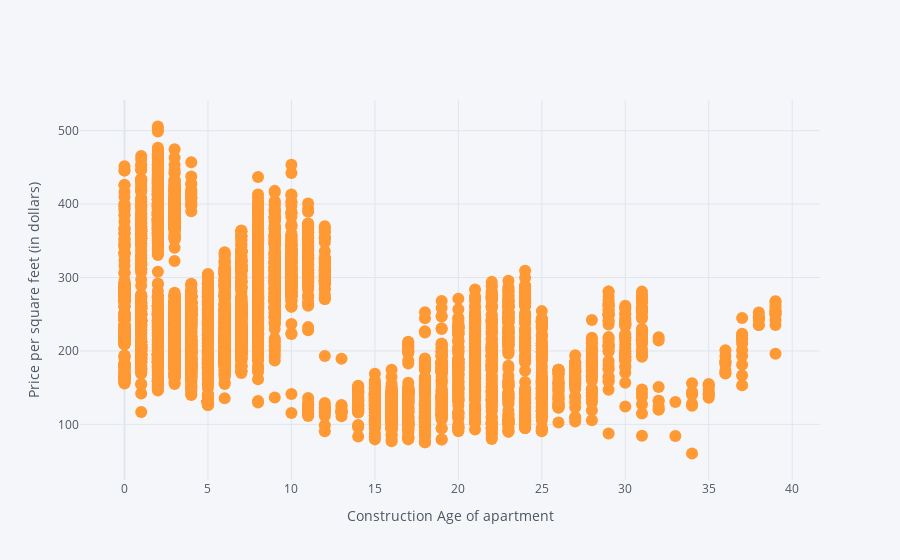

Notebook source saved alongside this figure:
### Code cell
Saleprice_consAge_df.iplot(
    x='ConstructionAge',
    y='SalePriceSF',
    mode='markers',
    xTitle='Construction Age of apartment',
    yTitle='Price per square feet (in dollars)')

### Figure 1 — Plotly figure (JSON) as saved in the notebook; plotly's stock layout.template omitted (floating-point values rounded to 4 significant figures; data arrays with more than 128 entries replaced by an {"elided": "..."} marker saying what was removed)
{"data": [{"line": {"color": "rgba(255, 153, 51, 1.0)", "dash": "solid", "shape": "linear", "width": 1.3}, "marker": {"size": 12, "symbol": "circle"}, "mode": "markers", "name": "SalePriceSF", "text": "", "type": "scatter", "x": {"elided": "5891 int values"}, "y": {"elided": "5891 float values"}}], "layout": {"legend": {"bgcolor": "#F5F6F9", "font": {"color": "#4D5663"}}, "paper_bgcolor": "#F5F6F9", "plot_bgcolor": "#F5F6F9", "title": {"font": {"color": "#4D5663"}}, "xaxis": {"gridcolor": "#E1E5ED", "showgrid": true, "tickfont": {"color": "#4D5663"}, "title": {"font": {"color": "#4D5663"}, "text": "Construction Age of apartment"}, "zerolinecolor": "#E1E5ED"}, "yaxis": {"gridcolor": "#E1E5ED", "showgrid": true, "tickfont": {"color": "#4D5663"}, "title": {"font": {"color": "#4D5663"}, "text": "Price per square feet (in dollars)"}, "zerolinecolor": "#E1E5ED"}}}
